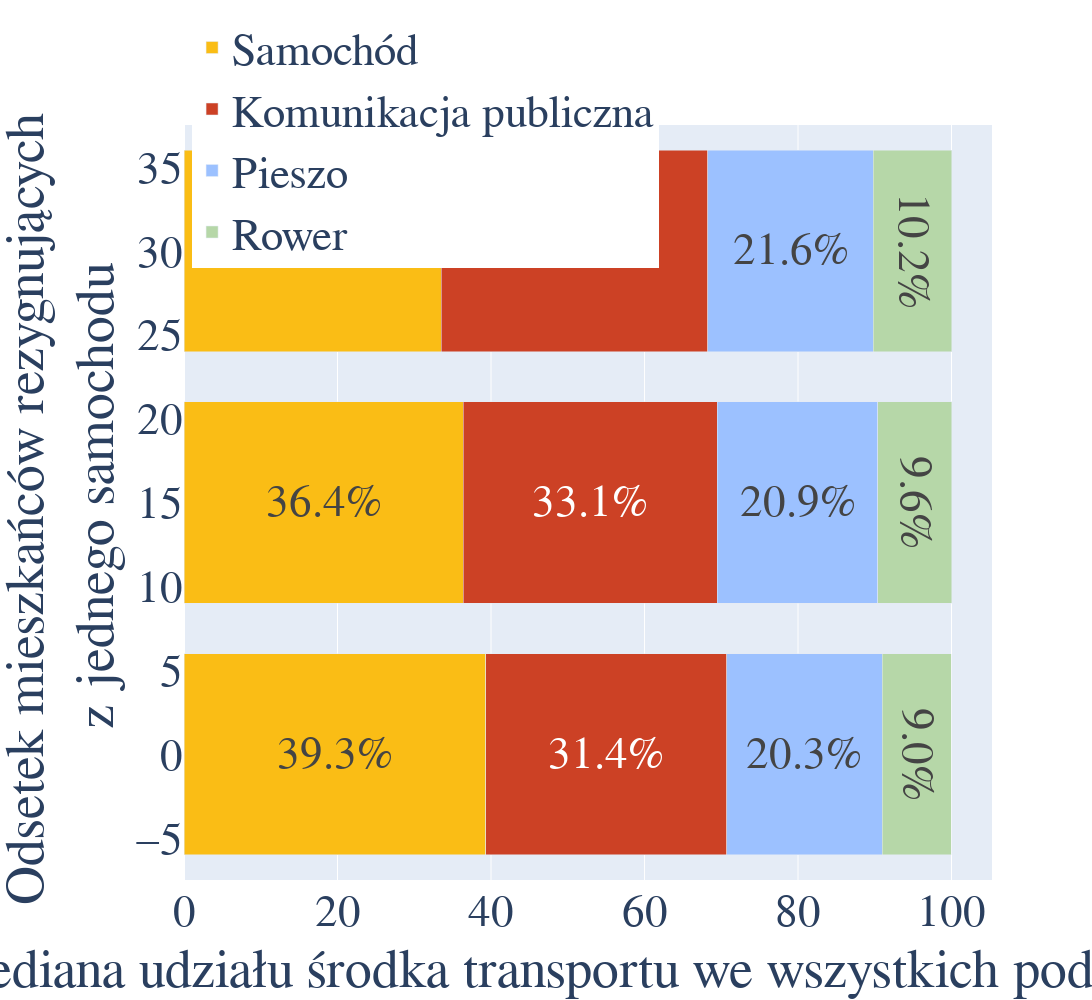

The cell this chart's notebook holds for it:
### Code cell
scenarios = ['30%', '15%', '0%']

mean_0_0_0 = modal_splits['ms_scenario_0_0_0'].values()
mean_0_0_0 = list(map(lambda x: x['median'], mean_0_0_0))

mean_0_0_15 = modal_splits['ms_scenario_0_0_15'].values()
mean_0_0_15 = list(map(lambda x: x['median'], mean_0_0_15))

mean_0_0_3 = modal_splits['ms_scenario_0_0_3'].values()
mean_0_0_3 = list(map(lambda x: x['median'], mean_0_0_3))

fig = go.Figure()

round_v = 1
margin_size = 100

# car
y = scenarios
x = [mean_0_0_3[0], mean_0_0_15[0], mean_0_0_0[0]]
fig.add_trace(go.Bar(
    y=y,
    x=x,
    name='Samochód',
    orientation='h',
    text=list(map(lambda v: str(round(v, round_v)) + "%", x)),
    textposition='auto',
    insidetextanchor='middle',
    marker_color='#fabd15'
))

# publlic
y = scenarios
x = [mean_0_0_3[1], mean_0_0_15[1], mean_0_0_0[1]]
fig.add_trace(go.Bar(
    y=y,
    x=x,
    name='Komunikacja publiczna',
    orientation='h',
    text=list(map(lambda v: str(round(v, round_v))+"%", x)),
    textposition='auto',
    insidetextanchor='middle',
    marker_color='#cc4125'
))

# pedestrian
y = scenarios
x = [mean_0_0_3[2], mean_0_0_15[2], mean_0_0_0[2]]
fig.add_trace(go.Bar(
    y=y,
    x=x,
    name='Pieszo',
    orientation='h',
    text=list(map(lambda v: str(round(v, round_v)) + "%", x)),
    textposition='auto',
    insidetextanchor='middle',
    marker_color='#9cc1ff'
))

# bicycle
y = scenarios
x = [mean_0_0_3[3], mean_0_0_15[3], mean_0_0_0[3]]
fig.add_trace(go.Bar(
    y=y,
    x=x,
    name='Rower',
    orientation='h',
    text=list(map(lambda v: str(round(v, round_v)) + "%", x)),
    textposition='auto',
    insidetextanchor='middle',
    marker_color='#b6d7a8'
))

# Change the bar mode
fig.update_layout(
    barmode='stack',
    legend={
        'traceorder':'normal',
        'orientation': 'h',
        'yanchor': 'top',
        'y': 1.15,
        'xanchor': 'left',
        'x': 0.01
    },
    # title='Rozkład podróży na środki transportu dla scenariusza ...',
    xaxis_title='Mediana udziału środka transportu we wszystkich podróżach',
    yaxis_title='Odsetek mieszkańców rezygnujących <br> z jednego samochodu',
    margin=dict(l=margin_size, r=margin_size, t=margin_size, b=margin_size),
    font=dict(
        family="Comfortaa",
        size=45,
    ),
    width=1600,
    height=1000
)

# whisker_y_0 = 2

# fig.add_shape(type="line",
#     x0=39.3, y0=whisker_y_0, x1=39.33, y1=whisker_y_0,
#     line=dict(
#         color="MediumPurple",
#         width=4,
#     )
# )
fig.show()
# img_bytes = fig.to_image(format="png")

# with open('./test.png', 'wb') as f:
#     f.write(img_bytes)

### Figure 1 — Plotly figure (JSON) as saved in the notebook; plotly's stock layout.template omitted (floating-point values rounded to 4 significant figures)
{"data": [{"insidetextanchor": "middle", "marker": {"color": "#fabd15"}, "name": "Samochód", "orientation": "h", "text": ["33.5%", "36.4%", "39.3%"], "textposition": "auto", "type": "bar", "x": [33.49, 36.41, 39.32], "y": ["30%", "15%", "0%"]}, {"insidetextanchor": "middle", "marker": {"color": "#cc4125"}, "name": "Komunikacja publiczna", "orientation": "h", "text": ["34.8%", "33.1%", "31.4%"], "textposition": "auto", "type": "bar", "x": [34.76, 33.08, 31.39], "y": ["30%", "15%", "0%"]}, {"insidetextanchor": "middle", "marker": {"color": "#9cc1ff"}, "name": "Pieszo", "orientation": "h", "text": ["21.6%", "20.9%", "20.3%"], "textposition": "auto", "type": "bar", "x": [21.56, 20.9, 20.26], "y": ["30%", "15%", "0%"]}, {"insidetextanchor": "middle", "marker": {"color": "#b6d7a8"}, "name": "Rower", "orientation": "h", "text": ["10.2%", "9.6%", "9.0%"], "textposition": "auto", "type": "bar", "x": [10.18, 9.617, 9.029], "y": ["30%", "15%", "0%"]}], "layout": {"barmode": "stack", "font": {"family": "Comfortaa", "size": 45}, "height": 1000, "legend": {"orientation": "h", "traceorder": "normal", "x": 0.01, "xanchor": "left", "y": 1.15, "yanchor": "top"}, "margin": {"b": 100, "l": 100, "r": 100, "t": 100}, "width": 1600, "xaxis": {"title": {"text": "Mediana udziału środka transportu we wszystkich podróżach"}}, "yaxis": {"title": {"text": "Odsetek mieszkańców rezygnujących <br> z jednego samochodu"}}}}
